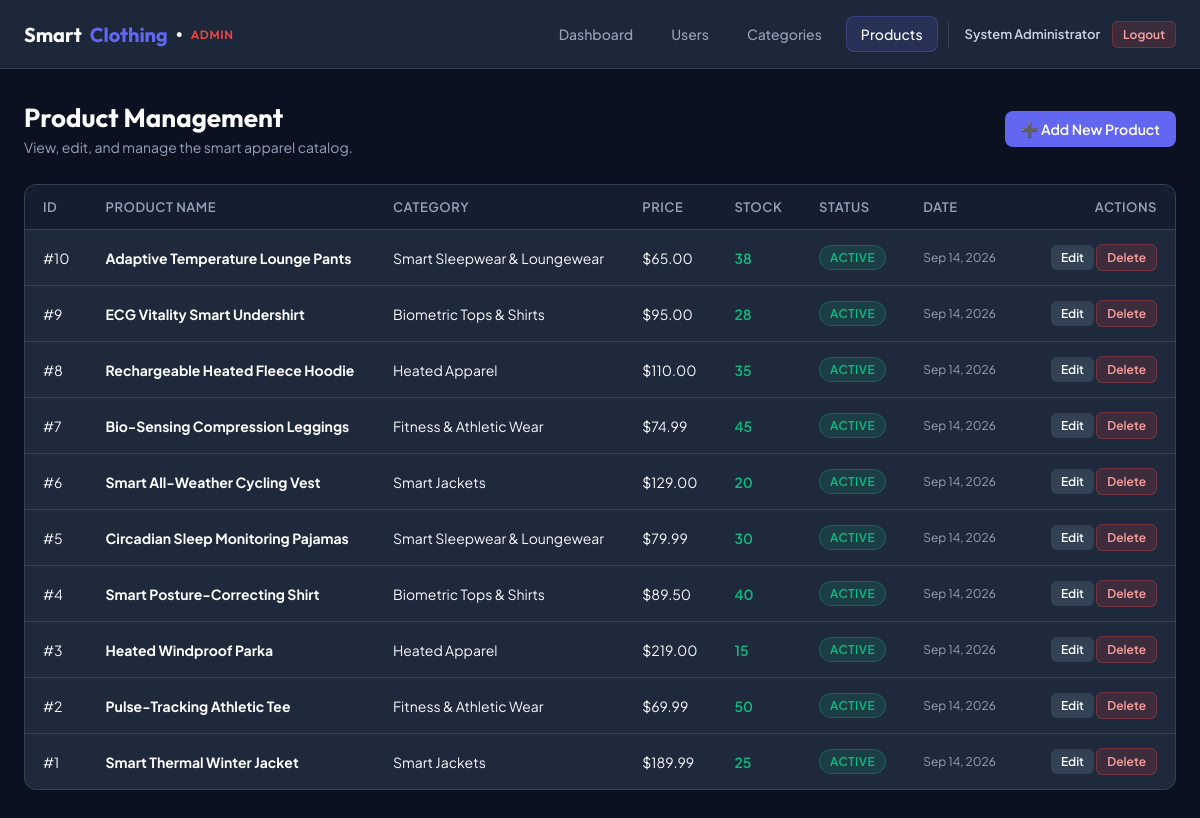
/admin/products.php (signed in), run on the app's committed database.
### tables this page shows
CREATE TABLE `products` (
  `id` INT UNSIGNED AUTO_INCREMENT PRIMARY KEY,
  `category_id` INT UNSIGNED NOT NULL,
  `name` VARCHAR(150) NOT NULL,
  `slug` VARCHAR(150) NOT NULL UNIQUE,
  `description` TEXT DEFAULT NULL,
  `price` DECIMAL(10,2) NOT NULL,
  `stock_quantity` INT NOT NULL DEFAULT 0,
  `sizes` VARCHAR(100) DEFAULT 'S,M,L,XL',
  `color` VARCHAR(50) DEFAULT 'Standard',
  `smart_features` TEXT DEFAULT NULL,
  `image_url` VARCHAR(255) DEFAULT 'assets/images/products/default.jpg',
  `is_active` TINYINT(1) DEFAULT 1,
  `created_at` TIMESTAMP DEFAULT CURRENT_TIMESTAMP,
  `updated_at` TIMESTAMP DEFAULT CURRENT_TIMESTAMP ON UPDATE CURRENT_TIMESTAMP,
  CONSTRAINT `fk_products_category`
    FOREIGN KEY (`category_id`) REFERENCES `categories` (`id`)
    ON DELETE CASCADE ON UPDATE CASCADE
);

CREATE TABLE `categories` (
  `id` INT UNSIGNED AUTO_INCREMENT PRIMARY KEY,
  `name` VARCHAR(100) NOT NULL UNIQUE,
  `slug` VARCHAR(100) NOT NULL UNIQUE,
  `description` TEXT DEFAULT NULL,
  `created_at` TIMESTAMP DEFAULT CURRENT_TIMESTAMP
);

### app/Controllers/Admin/ProductController.php (called while the page is built, shortened)
<?php
class ProductController extends Controller
{
    public function products(): void
    {
        $adminUser = Auth::currentUser();
        $productModel = new Product();
        $products = $productModel->getAllWithCategories();
        include APP_ROOT . '/app/Views/admin/products.php';
        exit;
    }
}

### admin/products.php (called while the page is built, shortened)
<?php
require_once __DIR__ . '/../public/bootstrap.php';
$controller = new ProductController();
$controller->products();

### app/Core/helpers.php (called while the page is built, shortened)
<?php
function base_url(string $path = ''): string
{
    $scriptName = str_replace('\\', '/', $_SERVER['SCRIPT_NAME'] ?? '');
    $base = '/';
    return $base . ltrim($path, '/');
}
function e($data): string
{
    return htmlspecialchars((string)($data ?? ''), ENT_QUOTES, 'UTF-8');
}

### app/Core/Session.php (called while the page is built, shortened)
<?php
class Session
{
    public static function get(string $key, $default = null)
    {
        return $_SESSION[$key] ?? $default;
    }
}

### app/Core/Auth.php (called while the page is built, shortened)
<?php
class Auth
{
    public static function isLoggedIn(): bool
    {
        return !empty(Session::get('user_id')) && !empty(Session::get('user_role'));
    }
    public static function currentUser(): ?array
    {
        return [
            'id' => Session::get('user_id'),
            'name' => Session::get('user_name') ?? 'User',
            'email' => Session::get('user_email') ?? '',
            'role' => Session::get('user_role') ?? 'customer'
        ];
    }
}

### public/bootstrap.php (called while the page is built, shortened)
<?php
spl_autoload_register(function ($class) {
    $prefix = 'App\\';
    $relativeClass = substr($class, strlen($prefix));
    $file = APP_ROOT . '/app/' . str_replace('\\', '/', $relativeClass) . '.php';
});
require_once APP_ROOT . '/app/Core/Database.php';
require_once APP_ROOT . '/app/Core/Session.php';
require_once APP_ROOT . '/app/Core/Auth.php';
require_once APP_ROOT . '/app/Core/helpers.php';

### app/Core/Database.php (called while the page is built, shortened)
<?php
class Database
{
    private static ?\PDO $instance = null;
    private string $host;
    private string $user;
    private string $pass;
    private string $dbname;
    private string $charset;
    public function __construct(string $host = 'localhost', string $user = 'root', string $pass = '', string $dbname = 'smart_clothing', string $charset = 'utf8mb4')
    {
        $this->host = $host;
        $this->user = $user;
        $this->pass = $pass;
        $this->dbname = $dbname;
        $this->charset = $charset;
    }
    public static function getInstance(?string $host = null, ?string $user = null, ?string $pass = null, ?string $dbname = null, ?string $charset = null): \PDO
    {
        if (self::$instance === null) {
            self::$instance = (new self($host ?? 'localhost', $user ?? 'root', $pass ?? '', $dbname ?? 'smart_clothing', $charset ?? 'utf8mb4'))->connect();
        }
        return self::$instance;
    }
    public function connect(): \PDO
    {
        $dsn = "mysql:host={$this->host};dbname={$this->dbname};charset={$this->charset}";
        $options = [
            \PDO::ATTR_ERRMODE => \PDO::ERRMODE_EXCEPTION,
            \PDO::ATTR_DEFAULT_FETCH_MODE => \PDO::FETCH_ASSOC,
            \PDO::ATTR_EMULATE_PREPARES => false,
        ];
        try {
            self::$instance = new \PDO($dsn, $this->user, $this->pass, $options);
        } catch (\PDOException $e) {
            die("Database Connection Failed: " . htmlspecialchars($e->getMessage()));
        }
        return self::$instance;
    }
}

### app/Models/Product.php (called while the page is built, shortened)
<?php
class Product
{
    protected \PDO $pdo;
    public function __construct()
    {
        $this->pdo = Database::getInstance();
    }
    public function getAllWithCategories(): array
    {
        $stmt = $this->pdo->query("
            SELECT p.id, p.name, p.slug, p.price, p.stock_quantity, p.is_active,
                   c.name AS category_name, p.created_at
            FROM products p
            JOIN categories c ON p.category_id = c.id
            ORDER BY p.id DESC
        ");
        return $stmt->fetchAll();
    }
}

### app/Views/admin/products.php (the view, shortened to what this page needs)
<?php include APP_ROOT . "/app/Views/admin/admin_header.php"; ?>
<div class="page-header">
    <div>
        <h1 class="page-title">Product Management</h1>
        <p class="page-subtitle">View, edit, and manage the smart apparel catalog.</p>
    </div>
    <a href="<?= base_url('admin/product_add.php') ?>" class="btn btn-primary">
        ➕ Add New Product
    </a>
</div>
<div class="table-card">
    <div style="overflow-x: auto;">
        <table class="data-table">
            <thead>
                <tr>
                    <th style="width: 60px;">ID</th>
                    <th>Product Name</th>
                    <th>Category</th>
                    <th>Price</th>
                    <th>Stock</th>
                    <th>Status</th>
                    <th>Date</th>
                    <th style="text-align: right; width: 160px;">Actions</th>
                </tr>
            </thead>
            <tbody>
                <?php if (empty($products)): ?>
                    <tr>
                        <td colspan="8" style="text-align: center; padding: 32px; color: var(--text-muted);">
                            No products found. Click "Add New Product" above to create one.
                        </td>
                    </tr>
                <?php else: ?>
                    <?php foreach ($products as $p): ?>
                        <tr>
                            <td>#<?= (int)$p['id'] ?></td>
                            <td>
                                <strong style="color: #fff;"><?= e($p['name']) ?></strong>
                            </td>
                            <td><?= e($p['category_name']) ?></td>
                            <td>$<?= number_format($p['price'], 2) ?></td>
                            <td>
                                <span style="color: <?= (int)$p['stock_quantity'] > 0 ? 'var(--success)' : 'var(--danger)' ?>; font-weight: 600;">
                                    <?= (int)$p['stock_quantity'] ?>
                                </span>
                            </td>
                            <td>
                                <span class="badge <?= (int)$p['is_active'] ? 'badge-active' : 'badge-inactive' ?>">
                                    <?= (int)$p['is_active'] ? 'Active' : 'Inactive' ?>
                                </span>
                            </td>
                            <td style="font-size: 12px; color: var(--text-muted); white-space: nowrap;">
                                <?= date('M j, Y', strtotime($p['created_at'])) ?>
                            </td>
                            <td style="text-align: right; white-space: nowrap;">
                                <a href="<?= base_url('admin/product_edit.php?id=' . $p['id']) ?>" class="btn btn-secondary btn-sm">
                                    Edit
                                </a>
                                <a
                                    href="<?= base_url('admin/product_delete.php?id=' . $p['id']) ?>"
                                    class="btn btn-danger btn-sm"
                                    onclick="return confirm('Are you sure you want to delete \"<?= htmlspecialchars(addslashes($p['name']), ENT_QUOTES) ?>\"?');"
                                >
                                    Delete
                                </a>
                            </td>
                        </tr>
                    <?php endforeach; ?>
                <?php endif; ?>
            </tbody>
        </table>
    </div>
</div>
<?php include APP_ROOT . "/app/Views/admin/admin_footer.php"; ?>

### app/Views/admin/admin_header.php (shortened to what this page needs)
<!DOCTYPE html>
<html lang="en">
<head>
    <?php
    if (!isset($currentPage)) {
        $currentPage = basename($_SERVER['PHP_SELF'] ?? '');
    }
    ?>
    <link rel="stylesheet" href="<?= base_url('admin/assets/admin.css') ?>">
</head>
<body>
    <header class="admin-navbar">
        <div class="admin-nav-container">
            <a href="<?= base_url('admin/dashboard.php') ?>" class="admin-brand">
                Smart<span>Clothing</span> &bull; <small style="font-size: 12px; color: var(--danger); text-transform: uppercase; letter-spacing: 0.05em; font-weight: 600;">Admin</small>
            </a>
            <nav>
                <ul class="admin-nav-links">
                    <li>
                        <a href="<?= base_url('admin/dashboard.php') ?>" class="admin-nav-link <?= $currentPage === 'dashboard.php' ? 'active' : '' ?>">
                            Dashboard
                        </a>
                    </li>
                    <li>
                        <a href="<?= base_url('admin/users.php') ?>" class="admin-nav-link <?= in_array($currentPage, ['users.php', 'user_edit.php']) ? 'active' : '' ?>">
                            Users
                        </a>
                    </li>
                    <li>
                        <a href="<?= base_url('admin/categories.php') ?>" class="admin-nav-link <?= in_array($currentPage, ['categories.php', 'category_add.php', 'category_edit.php']) ? 'active' : '' ?>">
                            Categories
                        </a>
                    </li>
                    <li>
                        <a href="<?= base_url('admin/products.php') ?>" class="admin-nav-link <?= in_array($currentPage, ['products.php', 'product_add.php', 'product_edit.php', 'product_delete.php']) ? 'active' : '' ?>">
                            Products
                        </a>
                    </li>
                    <li class="admin-user-info">
                        <span style="font-size: 13px; font-weight: 600; color: #cbd5e1;"><?= e($adminUser['name']) ?></span>
                        <a href="<?= base_url('logout.php') ?>" class="btn btn-danger btn-sm">
                            Logout
                        </a>
                    </li>
                </ul>
            </nav>
        </div>
    </header>
    <main class="admin-main">

### app/Views/admin/admin_footer.php
    </main>
</body>
</html>

### assets/admin/admin.css (style rules this page uses)
:root { --bg-dark: #0b1120; --card-bg: #1e293b; --card-hover: #243248; --border-color: #334155; --text-main: #f8fafc; --text-muted: #94a3b8; --accent: #6366f1; --accent-hover: #4f46e5; --accent-light: rgba(99, 102, 241, 0.15); --success: #10b981; --success-bg: rgba(16, 185, 129, 0.12); --danger: #ef4444; --danger-bg: rgba(239, 68, 68, 0.12); --warning: #f59e0b; --warning-bg: rgba(245, 158, 11, 0.12); --info: #38bdf8; }
* { box-sizing: border-box; margin: 0; padding: 0; }
body { font-family: 'Plus Jakarta Sans', -apple-system, BlinkMacSystemFont, sans-serif; background-color: var(--bg-dark); color: var(--text-main); min-height: 100vh; display: flex; flex-direction: column; }
.admin-navbar { background-color: rgba(30, 41, 59, 0.95); border-bottom: 1px solid var(--border-color); position: sticky; top: 0; z-index: 100; }
.admin-nav-container { max-width: 1200px; margin: 0 auto; padding: 0 24px; height: 68px; display: flex; align-items: center; justify-content: space-between; }
.admin-brand { font-family: 'Outfit', sans-serif; font-size: 20px; font-weight: 700; color: #ffffff; text-decoration: none; display: flex; align-items: center; gap: 8px; }
.admin-brand span { color: var(--accent); }
.admin-nav-links { display: flex; align-items: center; gap: 10px; list-style: none; }
.admin-nav-link { display: inline-flex; align-items: center; gap: 6px; padding: 8px 14px; border-radius: 8px; color: var(--text-muted); text-decoration: none; font-size: 14px; font-weight: 500; transition: all 0.2s ease; }
.admin-nav-link.active { color: #ffffff; background-color: var(--accent-light); border: 1px solid rgba(99, 102, 241, 0.3); }
.admin-user-info { display: flex; align-items: center; gap: 12px; padding-left: 16px; border-left: 1px solid var(--border-color); }
.admin-main { max-width: 1200px; margin: 0 auto; padding: 32px 24px 60px; width: 100%; flex: 1; }
.page-header { display: flex; align-items: center; justify-content: space-between; margin-bottom: 28px; flex-wrap: wrap; gap: 16px; }
.page-title { font-family: 'Outfit', sans-serif; font-size: 26px; font-weight: 700; color: #ffffff; }
.page-subtitle { color: var(--text-muted); font-size: 14px; margin-top: 4px; }
.table-card { background: var(--card-bg); border: 1px solid var(--border-color); border-radius: 12px; overflow: hidden; }
.data-table { width: 100%; border-collapse: collapse; text-align: left; font-size: 14px; }
.data-table thead { background: rgba(15, 23, 42, 0.6); border-bottom: 1px solid var(--border-color); }
.data-table th { padding: 14px 18px; color: var(--text-muted); font-weight: 600; font-size: 13px; text-transform: uppercase; letter-spacing: 0.04em; }
.data-table td { padding: 14px 18px; border-bottom: 1px solid var(--border-color); vertical-align: middle; }
.data-table tbody tr:last-child td { border-bottom: none; }
.badge { display: inline-block; padding: 4px 10px; border-radius: 999px; font-size: 12px; font-weight: 600; text-transform: uppercase; letter-spacing: 0.04em; }
.badge-active { background: rgba(16, 185, 129, 0.15); color: var(--success); border: 1px solid rgba(16, 185, 129, 0.3); }
.btn { display: inline-flex; align-items: center; justify-content: center; gap: 6px; padding: 9px 16px; border-radius: 8px; font-size: 14px; font-weight: 600; text-decoration: none; cursor: pointer; border: none; transition: all 0.15s ease; }
.btn-primary { background-color: var(--accent); color: #ffffff; }
.btn-secondary { background-color: #334155; color: var(--text-main); }
.btn-danger { background-color: rgba(239, 68, 68, 0.15); border: 1px solid rgba(239, 68, 68, 0.3); color: #fca5a5; }
.btn-sm { padding: 5px 10px; font-size: 12px; border-radius: 6px; }

### data on the page
products: id "10", name "Adaptive Temperature Lounge Pants", category.name "Smart Sleepwear & Loungewear", price "65.00", stock_quantity "38", is_active "ACTIVE", created_at "Sep 14, 2026"
products: id "9", name "ECG Vitality Smart Undershirt", category.name "Biometric Tops & Shirts", price "95.00", stock_quantity "28", is_active "ACTIVE", created_at "Sep 14, 2026"
products: id "8", name "Rechargeable Heated Fleece Hoodie", category.name "Heated Apparel", price "110.00", stock_quantity "35", is_active "ACTIVE", created_at "Sep 14, 2026"
products: id "7", name "Bio-Sensing Compression Leggings", category.name "Fitness & Athletic Wear", price "74.99", stock_quantity "45", is_active "ACTIVE", created_at "Sep 14, 2026"
products: id "6", name "Smart All-Weather Cycling Vest", category.name "Smart Jackets", price "129.00", stock_quantity "20", is_active "ACTIVE", created_at "Sep 14, 2026"
products: id "5", name "Circadian Sleep Monitoring Pajamas", category.name "Smart Sleepwear & Loungewear", price "79.99", stock_quantity "30", is_active "ACTIVE", created_at "Sep 14, 2026"
products: id "4", name "Smart Posture-Correcting Shirt", category.name "Biometric Tops & Shirts", price "89.50", stock_quantity "40", is_active "ACTIVE", created_at "Sep 14, 2026"
products: id "3", name "Heated Windproof Parka", category.name "Heated Apparel", price "219.00", stock_quantity "15", is_active "ACTIVE", created_at "Sep 14, 2026"
products: id "2", name "Pulse-Tracking Athletic Tee", category.name "Fitness & Athletic Wear", price "69.99", stock_quantity "50", is_active "ACTIVE", created_at "Sep 14, 2026"
products: id "1", name "Smart Thermal Winter Jacket", category.name "Smart Jackets", price "189.99", stock_quantity "25", is_active "ACTIVE", created_at "Sep 14, 2026"

### other printed values
$adminUser['name'] "System Administrator"
